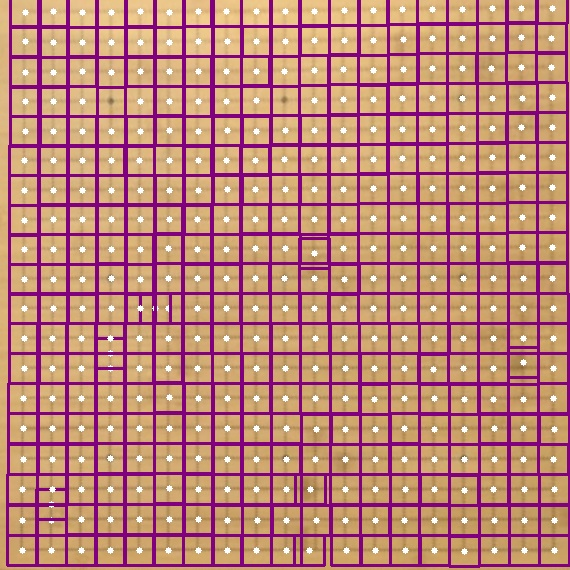
#> input picture gridfiles/evaluation_grid.jpg, 570 x 570 px, given in place of g, which was not available
$ python -i linedetect.py   (imports and definitions only)
#> lines starting #> are read from the running program, lines starting #| are printed output that depends on the picture; after the words box and inside, x2 and y2 are one past the last pixel; in counts of white or black regions, pixels touching at a corner belong together; pictures that were not available may be replaced by others from this repository, and a replacement may not be noted
"""
@file morph_lines_detection.py
@brief Use morphology transformations for extracting horizontal and vertical lines sample code
"""
import numpy as np
import sys
import cv2 as cv
import imutils

def show_wait_destroy(winname, img):
    cv.imshow(winname, img)
    cv.moveWindow(winname, 600, 0)
    cv.waitKey(0)
    cv.destroyWindow(winname)
def main(argv):
    # [load_image]
    # Check number of arguments
#> called with argv = 'gridfiles/evaluation_grid.jpg'
    if len(argv) < 1:
        print ('Not enough parameters')
        print ('Usage:\nmorph_lines_detection.py < path_to_image >')
        return -1
    # Load the image
    src = cv.imread(argv[0], cv.IMREAD_COLOR)
#> src is the input picture: shape (570, 570, 3); mean B, G, R 120.5, 134.1, 191.5
    src = cv.resize(src, (570,570), interpolation = cv.INTER_AREA)
    # Check if image is loaded fine
    if src is None:
        print ('Error opening image: ' + argv[0])
        return -1
    # Show source image
    #cv.imshow("src", src)
    # [load_image]
    # [gray]
    # Transform source image to gray if it is not already
    if len(src.shape) != 2:
        gray = cv.cvtColor(src, cv.COLOR_BGR2GRAY)
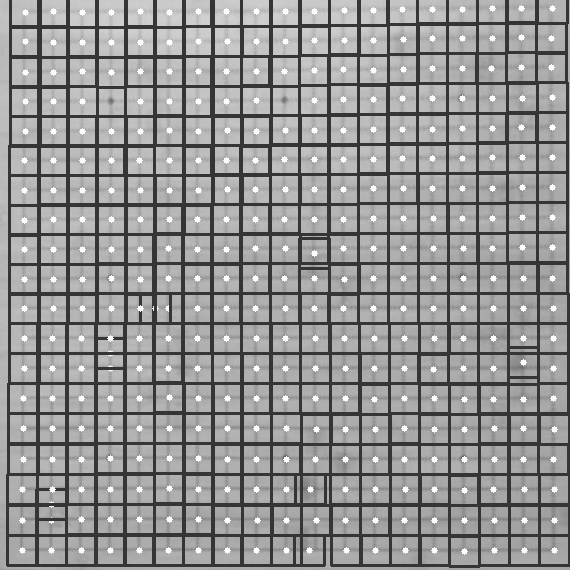
#> gray: shape (570, 570); min 46, max 255, mean 149.7
    else:
        gray = src
    # Show gray image
    #show_wait_destroy("gray", gray)
    # [gray]
    # [bin]
    # Apply adaptiveThreshold at the bitwise_not of gray, notice the ~ symbol
    gray = cv.bitwise_not(gray)
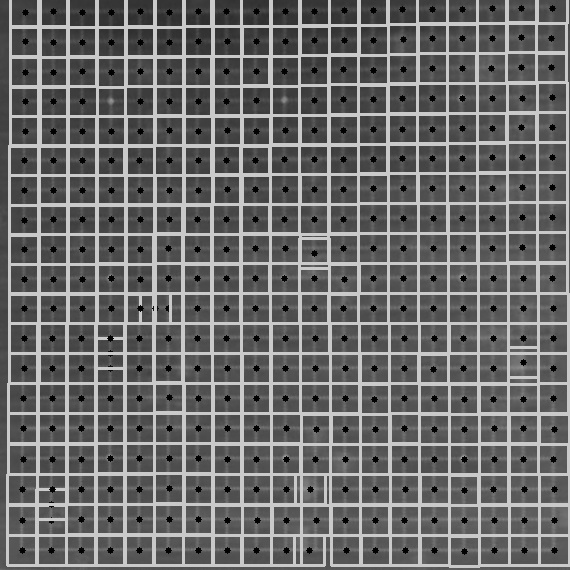
#> gray: shape (570, 570); min 0, max 209, mean 105.3
    bw = cv.adaptiveThreshold(gray, 255, cv.ADAPTIVE_THRESH_MEAN_C, \
                                cv.THRESH_BINARY, 15, -2)
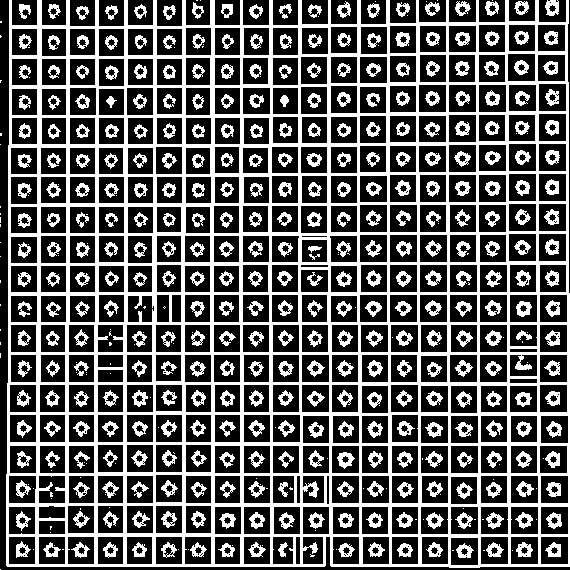
#> bw: shape (570, 570); 35.1% white; 485 white regions (131 under 20 px), largest, box (x1, y1, x2, y2) and area: (6, 0, 570, 568) 72569, (337, 452, 355, 469) 168, (516, 301, 532, 317) 159
    # Show binary image
    #show_wait_destroy("binary", bw)
    # [bin]
    # [init]
    # Create the images that will use to extract the horizontal and vertical lines
    horizontal = np.copy(bw)
    vertical = np.copy(bw)

    # [init]
    # [horiz]
    # Specify size on horizontal axis
    cols = horizontal.shape[1]
#> cols = 570
    horizontal_size = cols // 40
#> horizontal_size = 14
    # Create structure element for extracting horizontal lines through morphology operations
    horizontalStructure = cv.getStructuringElement(cv.MORPH_RECT, (horizontal_size, 1))
    # Apply morphology operations
    horizontal = cv.erode(horizontal, horizontalStructure)
#> horizontal: shape (570, 570); 10.5% white; 39 white regions (13 under 20 px), largest, box (x1, y1, x2, y2) and area: (13, 502, 570, 507) 2020, (15, 141, 563, 148) 1966, (14, 442, 570, 446) 1895
    horizontal = cv.dilate(horizontal, horizontalStructure)
#> horizontal: shape (570, 570); 11.2% white; 39 white regions (11 under 20 px), largest, box (x1, y1, x2, y2) and area: (7, 502, 570, 507) 2109, (9, 141, 570, 148) 2083, (8, 442, 570, 446) 1965
    # Show extracted horizontal lines
    #show_wait_destroy("horizontal", horizontal)

    # [horiz]
    # [vert]
    # Specify size on vertical axis
    rows = vertical.shape[0]
#> rows = 570
    verticalsize = rows // 40
#> verticalsize = 14
    # Create structure element for extracting vertical lines through morphology operations
    verticalStructure = cv.getStructuringElement(cv.MORPH_RECT, (1, verticalsize))
    # Apply morphology operations
    vertical = cv.erode(vertical, verticalStructure)
#> vertical: shape (570, 570); 12.1% white; 39 white regions (14 under 20 px), largest, box (x1, y1, x2, y2) and area: (35, 0, 42, 561) 2410, (210, 0, 215, 561) 2286, (181, 0, 186, 561) 2224
    vertical = cv.dilate(vertical, verticalStructure)
#> vertical: shape (570, 570); 12.7% white; 39 white regions (11 under 20 px), largest, box (x1, y1, x2, y2) and area: (35, 0, 42, 568) 2471, (210, 0, 215, 568) 2373, (123, 0, 128, 568) 2281

    # Show extracted vertical lines
    #show_wait_destroy("vertical", vertical)

    bwv = cv.adaptiveThreshold(vertical, 255, cv.ADAPTIVE_THRESH_MEAN_C, \
                                cv.THRESH_BINARY, 15, -2)
    bwh = cv.adaptiveThreshold(horizontal, 255, cv.ADAPTIVE_THRESH_MEAN_C, \
                                cv.THRESH_BINARY, 15, -2)
    v_h_and = cv.bitwise_and(bwv,bwh)
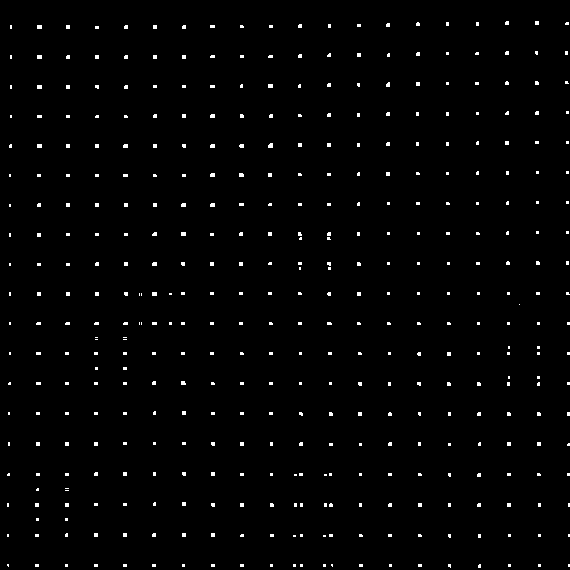
#> v_h_and: shape (570, 570); 1.5% white; 414 white regions (406 under 20 px), largest, box (x1, y1, x2, y2) and area: (268, 143, 273, 148) 22, (37, 25, 42, 29) 20, (37, 55, 42, 59) 20

    #show_wait_destroy("and", v_h_and)

    ### finding contours, can use connectedcomponents aswell
    contours,_ = cv.findContours(v_h_and, cv.RETR_TREE, cv.CHAIN_APPROX_SIMPLE)
#> contours = 414 contours, all with area under 20

    ### converting to bounding boxes from polygon
    contours=[cv.boundingRect(cnt) for cnt in contours]
#> contours = 414 items, first 6: (568, 564, 2, 3), (538, 564, 3, 3), (508, 564, 3, 3), (478, 564, 3, 4), (448, 564, 3, 4), (418, 564, 4, 3)
    img = np.zeros((src.shape[0],src.shape[1],3), np.uint8)
    ### drawing rectangle for each contour for visualising
    for cnt in contours:
        x,y,w,h=cnt
        cv.rectangle(img,(x,y),(x+w,y+h),(0,255,0),10)
#> this loop made 414 passes
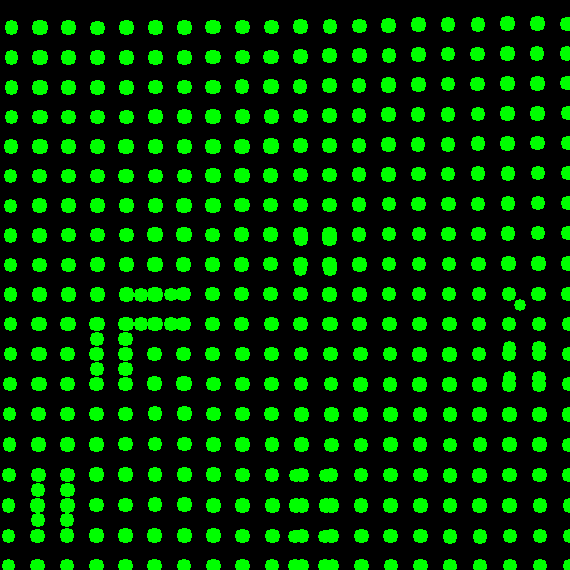
#> img: shape (570, 570, 3); mean of channels 0, 1, 2 0, 52.8, 0; drawn as B, G, R
    #show_wait_destroy("and", img)

    img = cv.cvtColor(img, cv.COLOR_BGR2GRAY)
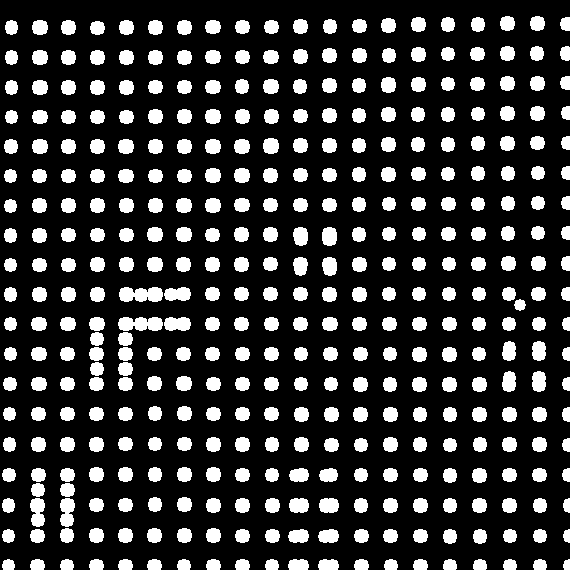
#> img: shape (570, 570); values 0 (black) and 150 (white), 20.7% white; 385 white regions
    contours,_ = cv.findContours(img, cv.RETR_TREE, cv.CHAIN_APPROX_SIMPLE)
#> contours = 385 contours; largest, box (x1, y1, x2, y2) and area: (119, 287, 163, 302) 478, (118, 317, 163, 331) 460, (60, 498, 75, 527) 300, (30, 498, 45, 527) 300, (164, 317, 191, 331) 284
    ### converting to bounding boxes from polygon
    contours=[cv.boundingRect(cnt) for cnt in contours]
#> contours = 385 items, first 6: (563, 559, 7, 11), (533, 559, 14, 11), (503, 559, 14, 11), (473, 559, 14, 11), (443, 559, 14, 11), (413, 559, 15, 11)
    img = np.zeros((src.shape[0],src.shape[1],3), np.uint8)
    ### drawing rectangle for each contour for visualising
    for cnt in contours:
        x,y,w,h=cnt
        #cv.rectangle(src,(x,y),(x+w,y+h),(0,255,0),2)

        center_coords = (int((x+w/2)), int((y+h/2)))
        # make a 60px square cocentric with the contour
        # this represents each individual area that will be evaulated
        cv.rectangle(src,(center_coords[0]-15,center_coords[1]-15),(center_coords[0]+15,center_coords[1]+15),(128,0,128),2)
        cv.circle(src, center_coords, 3, (255, 255, 255), -1)
#> this loop made 385 passes
#> (x, y, w, h, center_coords) on passes 1 to 3: (563, 559, 7, 11, (566, 564)), (533, 559, 14, 11, (540, 564)), (503, 559, 14, 11, (510, 564))
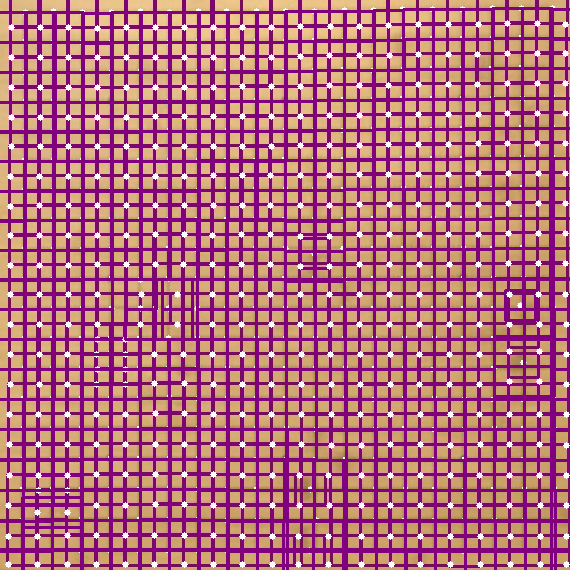
#> src: shape (570, 570, 3); mean B, G, R 125.2, 107.8, 180.1

    show_wait_destroy("intersections", src)

    filename = 'gridfiles/evaluation_grid.jpg'
    cv.imwrite(filename, src)

    return 0
# [2 lines not run here, left out]

>>> result = main('gridfiles/evaluation_grid.jpg')
